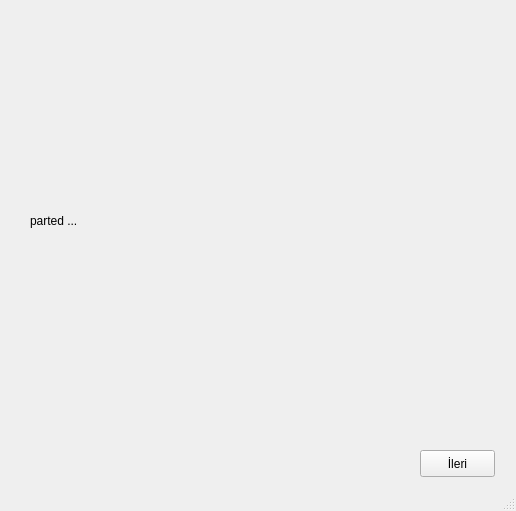
<ui version="4.0" >
 <class>partedWindow</class>
 <widget class="QMainWindow" name="partedWindow" >
  <property name="geometry" >
   <rect>
    <x>0</x>
    <y>0</y>
    <width>516</width>
    <height>511</height>
   </rect>
  </property>
  <property name="windowTitle" >
   <string>Disk Bölümleme - Anatolya Kurulum</string>
  </property>
  <widget class="QWidget" name="centralwidget" >
   <widget class="QPushButton" name="nextButton" >
    <property name="geometry" >
     <rect>
      <x>420</x>
      <y>450</y>
      <width>75</width>
      <height>27</height>
     </rect>
    </property>
    <property name="text" >
     <string>İleri</string>
    </property>
   </widget>
   <widget class="QLabel" name="descLabel" >
    <property name="geometry" >
     <rect>
      <x>30</x>
      <y>70</y>
      <width>391</width>
      <height>301</height>
     </rect>
    </property>
    <property name="text" >
     <string>parted ...</string>
    </property>
   </widget>
  </widget>
  <widget class="QStatusBar" name="statusbar" />
 </widget>
 <resources/>
 <connections/>
</ui>
